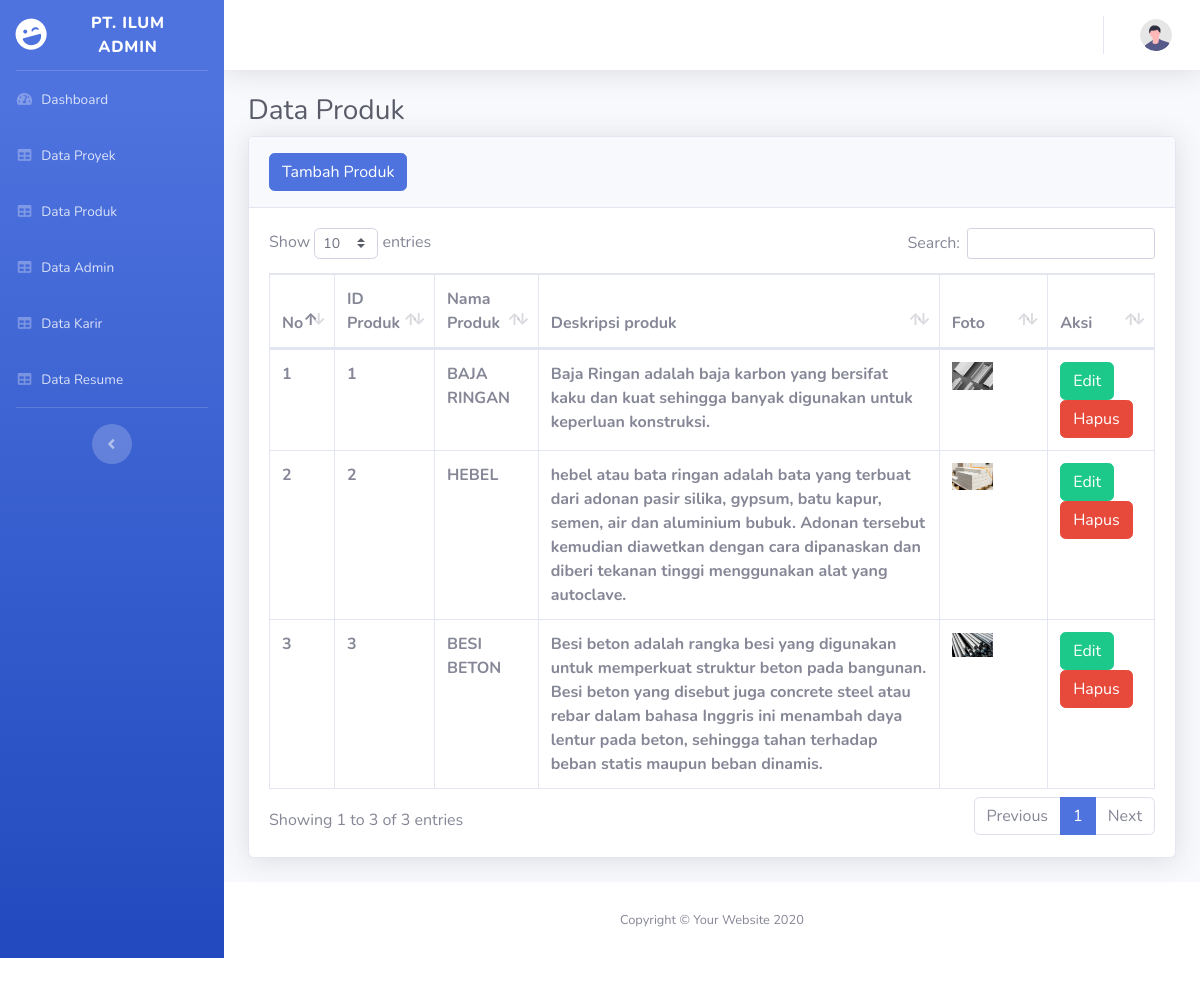
Screenshot of /admin/dataproduk.php with the database file from the repository.
### tables this page shows
CREATE TABLE `produk` (
  `ID_Produk` int(3) NOT NULL,
  `Nama_Produk` text NOT NULL,
  `Deskripsi_Produk` text NOT NULL,
  `gambar` varchar(255) NOT NULL
);

### admin/dataproduk.php (the view, shortened to what this page needs)
<?php
include "../config.php";
?>
<!DOCTYPE html>
<html lang="en">
<head>
    <link href="vendor/fontawesome-free/css/all.min.css" rel="stylesheet" type="text/css" />
    <link href="css/sb-admin-2.min.css" rel="stylesheet" />
    <link href="vendor/datatables/dataTables.bootstrap4.min.css" rel="stylesheet" />
</head>
<body id="page-top">
    <div id="wrapper">
        <ul class="navbar-nav bg-gradient-primary sidebar sidebar-dark accordion" id="accordionSidebar">
            <a class="sidebar-brand d-flex align-items-center justify-content-center" href="dashboard.php">
                <div class="sidebar-brand-icon rotate-n-15">
                    <i class="fas fa-laugh-wink"></i>
                </div>
                <div class="sidebar-brand-text mx-3">PT. ILUM Admin</div>
            </a>
            <hr class="sidebar-divider my-0" />
            <li class="nav-item">
                <a class="nav-link" href="dashboard.php">
                    <i class="fas fa-fw fa-tachometer-alt"></i>
                    <span>Dashboard</span></a>
            </li>
            <li class="nav-item">
                <a class="nav-link" href="dataproyek.php">
                    <i class="fas fa-fw fa-table"></i>
                    <span>Data Proyek</span></a>
            </li>
            <li class="nav-item">
                <a class="nav-link" href="dataproduk.php">
                    <i class="fas fa-fw fa-table"></i>
                    <span>Data Produk</span></a>
            </li>
            <li class="nav-item">
                <a class="nav-link" href="dataadmin.php">
                    <i class="fas fa-fw fa-table"></i>
                    <span>Data Admin</span></a>
            </li>
            <li class="nav-item">
                <a class="nav-link" href="datakarir.php">
                    <i class="fas fa-fw fa-table"></i>
                    <span>Data Karir</span></a>
            </li>
            <li class="nav-item">
                <a class="nav-link" href="dataresume.php">
                    <i class="fas fa-fw fa-table"></i>
                    <span>Data Resume</span></a>
            </li>
            <hr class="sidebar-divider d-none d-md-block" />
            <div class="text-center d-none d-md-inline">
                <button class="rounded-circle border-0" id="sidebarToggle"></button>
            </div>
        </ul>
        <div id="content-wrapper" class="d-flex flex-column">
            <div id="content">
                <nav class="navbar navbar-expand navbar-light bg-white topbar mb-4 static-top shadow">
                    <ul class="navbar-nav ml-auto">
                        <li class="nav-item dropdown no-arrow">
                            <a class="nav-link dropdown-toggle" href="#" id="userDropdown" role="button" data-toggle="dropdown" aria-haspopup="true" aria-expanded="false">
                                <img class="img-profile rounded-circle" src="img/undraw_profile.svg" />
                            </a>
                        </li>
                    </ul>
                </nav>
                <div class="container-fluid">
                    <h1 class="h3 mb-2 text-gray-800">Data Produk</h1>
                    <div class="card shadow mb-4">
                        <div class="card-header py-3">
                            <a href="tambahproduk.php" class="btn btn-primary">Tambah Produk</a>
                        </div>
                        <div class="card-body">
                            <div class="table-responsive">
                                <table class="table table-bordered" id="dataTable" width="100%" cellspacing="0">
                                    <thead>
                                        <tr>
                                            <th>No</th>
                                            <th>ID Produk</th>
                                            <th>Nama Produk</th>
                                            <th>Deskripsi produk</th>
                                            <th>Foto</th>
                                            <th>Aksi</th>
                                        </tr>
                                    </thead>
                                    <?php
                                    $i = 1;
                                    $data = mysqli_query($sambungin, "SELECT * FROM produk");
                                    while ($d = mysqli_fetch_array($data)) {
                                    ?>
                                        <tr>
                                            <th><?php echo $i++; ?></th>
                                            <th><?php echo $d['ID_Produk']; ?></th>
                                            <th><?php echo $d['Nama_Produk']; ?></th>
                                            <th><?php echo $d['Deskripsi_Produk']; ?></th>
                                            <th><img style="width: 50% " src="upload/<?php echo $d['gambar']; ?>"></th>
                                            <th>
                                                <a href="editproduk.php?ID_Produk=<?php echo $d['ID_Produk'] ?>" class="btn btn-success">Edit</a>
                                                <a href="hapusproduk.php?ID_Produk=<?php echo $d['ID_Produk'] ?>" class="btn btn-danger" onclick="return confirm('Yakin Akan Dihapus?')">Hapus</a>
                                            </th>
                                        </tr>
                                    <?php
                                    }
                                    ?>
                                </table>
                            </div>
                        </div>
                    </div>
                </div>
            </div>
            <footer class="sticky-footer bg-white">
                <div class="container my-auto">
                    <div class="copyright text-center my-auto">
                        <span>Copyright &copy; Your Website 2020</span>
                    </div>
                </div>
            </footer>
        </div>
    </div>
</body>
</html>

### rows the page displays
produk: ID_Produk "1", Nama_Produk "BAJA RINGAN", Deskripsi_Produk "Baja Ringan adalah baja karbon yang bersifat kaku dan kuat sehingga banyak digunakan untuk keperluan konstruksi.", gambar (picture)
produk: ID_Produk "2", Nama_Produk "HEBEL", Deskripsi_Produk "hebel atau bata ringan adalah bata yang terbuat dari adonan pasir silika, gypsum, batu kapur, semen, air dan aluminium bubuk. Adonan tersebut kemudian diawetkan dengan cara dipanaskan dan diberi tekanan tinggi menggunakan alat yang autoclave.", gambar (picture)
produk: ID_Produk "3", Nama_Produk "BESI BETON", Deskripsi_Produk "Besi beton adalah rangka besi yang digunakan untuk memperkuat struktur beton pada bangunan. Besi beton yang disebut juga concrete steel atau rebar dalam bahasa Inggris ini menambah daya lentur pada beton, sehingga tahan terhadap beban statis maupun beban dinamis.", gambar (picture)
